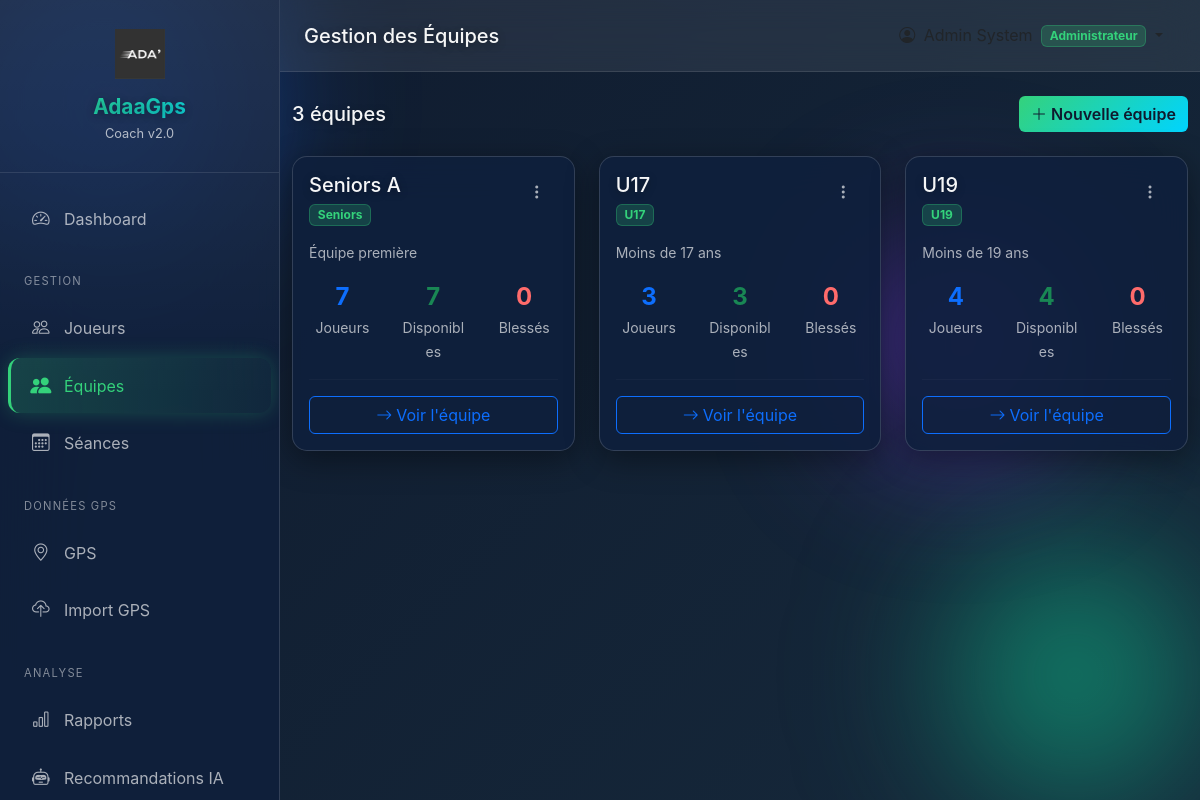
The page /teams/ (signed in) on the database its author committed.
### app/models.py (models this page shows, shortened)
class User(db.Model):
    __tablename__ = 'user'
    id = db.Column(db.Integer, primary_key=True)
    email = db.Column(db.String(120), unique=True, nullable=False)
    password_hash = db.Column(db.String(256), nullable=True)  # Nullable pour joueurs
    first_name = db.Column(db.String(50), nullable=False)
    last_name = db.Column(db.String(50), nullable=False)
    role = db.Column(db.String(30), nullable=False, default='coach')
    phone = db.Column(db.String(20))
    is_active = db.Column(db.Boolean, default=True)
    player_id = db.Column(db.Integer, db.ForeignKey('player.id'), nullable=True)
    created_at = db.Column(db.DateTime, default=datetime.utcnow)
    last_login = db.Column(db.DateTime)
    player = db.relationship('Player', backref='user_account', foreign_keys=[player_id])
    @property
    def is_authenticated(self):
        return True
    ROLES = {
        'admin': 'Administrateur',
        'coach': 'Entraîneur Principal',
        'assistant': 'Entraîneur Adjoint',
        'preparateur': 'Préparateur Physique',
        'medical': 'Staff Médical',
        'analyst': 'Analyste',
        'player': 'Joueur',
        'dirigeant': 'Dirigeant'
    }
    @property
    def full_name(self):
        return f"{self.first_name} {self.last_name}"
    @property
    def role_display(self):
        return self.ROLES.get(self.role, self.role)

class Team(db.Model):
    __tablename__ = 'team'
    id = db.Column(db.Integer, primary_key=True)
    name = db.Column(db.String(100), nullable=False, unique=True)
    description = db.Column(db.Text)
    category = db.Column(db.String(30))  # Seniors, U19, U17, etc.
    target_weekly_load = db.Column(db.Float, default=400)
    max_weekly_load = db.Column(db.Float, default=600)
    created_at = db.Column(db.DateTime, default=datetime.utcnow)
    updated_at = db.Column(db.DateTime, default=datetime.utcnow, onupdate=datetime.utcnow)
    players = db.relationship('Player', backref='team', lazy='dynamic')
    sessions = db.relationship('TrainingSession', backref='team', lazy='dynamic')
    @property
    def player_count(self):
        return self.players.count()
    @property
    def available_players(self):
        return self.players.filter_by(status='Disponible').count()
    @property
    def injured_players(self):
        return self.players.filter_by(status='Blessé').count()

### app/routes/teams.py (the view)
@teams_bp.route('/')
@login_required
def list_teams():
    teams = Team.query.order_by(Team.name).all()
    return render_template('coach/teams/list.html', teams=teams)

### app/templates/coach/teams/list.html (shortened to what this page needs)
{% extends "shared/base.html" %}
{% block page_title %}Gestion des Équipes{% endblock %}
{% block content %}
<div class="d-flex justify-content-between align-items-center mb-4">
    <h5 class="mb-0">{{ teams|length }} équipe{% if teams|length > 1 %}s{% endif %}</h5>
    <a href="{{ url_for('teams.add_team') }}" class="btn btn-primary">
        <i class="bi bi-plus-lg me-1"></i>Nouvelle équipe
    </a>
</div>
<div class="row g-4">
    {% for team in teams %}
    <div class="col-md-4">
        <div class="card h-100">
            <div class="card-body">
                <div class="d-flex justify-content-between align-items-start mb-3">
                    <div>
                        <h5 class="mb-1">{{ team.name }}</h5>
                        <span class="badge bg-secondary">{{ team.category or 'Autre' }}</span>
                    </div>
                    <div class="dropdown">
                        <button class="btn btn-link text-muted" data-bs-toggle="dropdown">
                            <i class="bi bi-three-dots-vertical"></i>
                        </button>
                    </div>
                </div>
                {% if team.description %}
                <p class="text-muted small mb-3">{{ team.description[:100] }}{% if team.description|length > 100 %}...{% endif %}</p>
                {% endif %}
                <div class="row text-center">
                    <div class="col-4">
                        <div class="fs-4 fw-bold text-primary">{{ team.player_count }}</div>
                        <small class="text-muted">Joueurs</small>
                    </div>
                    <div class="col-4">
                        <div class="fs-4 fw-bold text-success">{{ team.available_players }}</div>
                        <small class="text-muted">Disponibles</small>
                    </div>
                    <div class="col-4">
                        <div class="fs-4 fw-bold text-danger">{{ team.injured_players }}</div>
                        <small class="text-muted">Blessés</small>
                    </div>
                </div>
                <hr>
                <a href="{{ url_for('teams.view_team', id=team.id) }}" class="btn btn-outline-primary w-100">
                    <i class="bi bi-arrow-right me-1"></i>Voir l'équipe
                </a>
            </div>
        </div>
    </div>
    {% endfor %}
</div>
{% endblock %}

### app/templates/shared/base.html (shortened to what this page needs)
<!DOCTYPE html>
<html lang="fr">
<head>
    <link href="https://cdn.jsdelivr.net/npm/bootstrap@5.3.2/dist/css/bootstrap.min.css" rel="stylesheet">
    <link href="https://cdn.jsdelivr.net/npm/bootstrap-icons@1.11.1/font/bootstrap-icons.css" rel="stylesheet">
</head>
<body>
    <div class="orb orb-1"></div>
    <div class="orb orb-2"></div>
    {% if current_user.is_authenticated %}
    <aside class="sidebar" id="sidebar">
        <div class="sidebar-brand">
            <img src="{{ url_for('static', filename='img/logo.png') }}"
                 alt="AdaaGps Logo"
                 style="width: 50px; height: 50px; object-fit: contain; margin-bottom: 1rem; display: block; margin-left: auto; margin-right: auto;">
            <h4 style="text-align: center;">AdaaGps</h4>
            <small style="text-align: center; display: block;">Coach v2.0</small>
        </div>
        <nav class="sidebar-nav">
            {% if current_user.role == 'player' %}
            <a class="nav-link {% if request.endpoint == 'player_portal.dashboard' %}active{% endif %}"
               href="{{ url_for('player_portal.dashboard') }}">
                <i class="bi bi-speedometer2"></i> Mon Dashboard
            </a>
            <a class="nav-link {% if request.endpoint == 'player_portal.schedule' %}active{% endif %}"
               href="{{ url_for('player_portal.schedule') }}">
                <i class="bi bi-calendar-week"></i> Mon Planning
            </a>
            <a class="nav-link {% if request.endpoint == 'player_portal.performances' %}active{% endif %}"
               href="{{ url_for('player_portal.performances') }}">
                <i class="bi bi-graph-up"></i> Mes Performances
            </a>
            <a class="nav-link {% if request.endpoint == 'player_portal.wellness' %}active{% endif %}"
               href="{{ url_for('player_portal.wellness') }}">
                <i class="bi bi-heart-pulse"></i> Mon Bien-être
            </a>
            <a class="nav-link {% if request.endpoint == 'player_portal.profile' %}active{% endif %}"
               href="{{ url_for('player_portal.profile') }}">
                <i class="bi bi-person"></i> Mon Profil
            </a>
            {% else %}
            <a class="nav-link {% if request.endpoint == 'dashboard.index' or request.endpoint == 'dashboard.coach' %}active{% endif %}"
               href="{{ url_for('dashboard.index') }}">
                <i class="bi bi-speedometer2"></i> Dashboard
            </a>
            <div class="sidebar-section">Gestion</div>
            <a class="nav-link {% if 'players' in request.endpoint %}active{% endif %}"
               href="{{ url_for('players.list_players') }}">
                <i class="bi bi-people"></i> Joueurs
            </a>
            <a class="nav-link {% if 'teams' in request.endpoint %}active{% endif %}"
               href="{{ url_for('teams.list_teams') }}">
                <i class="bi bi-people-fill"></i> Équipes
            </a>
            <a class="nav-link {% if 'sessions' in request.endpoint %}active{% endif %}"
               href="{{ url_for('sessions.calendar') }}">
                <i class="bi bi-calendar3"></i> Séances
            </a>
            <div class="sidebar-section">Données GPS</div>
            <a class="nav-link {% if request.endpoint == 'gps.index' %}active{% endif %}"
               href="{{ url_for('gps.index') }}">
                <i class="bi bi-geo-alt"></i> GPS
            </a>
            <a class="nav-link {% if request.endpoint == 'gps.upload' %}active{% endif %}"
               href="{{ url_for('gps.upload') }}">
                <i class="bi bi-cloud-upload"></i> Import GPS
            </a>
            {% if current_user.role in ['admin', 'preparateur'] %}
            <div class="sidebar-section">Analyse</div>
            <a class="nav-link" href="#">
                <i class="bi bi-bar-chart"></i> Rapports
            </a>
            <a class="nav-link" href="#">
                <i class="bi bi-robot"></i> Recommandations IA
            </a>
            {% endif %}
            {% endif %}
        </nav>
    </aside>
    <main class="main-content">
        <nav class="top-navbar">
            <div class="d-flex align-items-center">
                <h5 class="mb-0">{% block page_title %}Dashboard{% endblock %}</h5>
            </div>
            <div class="d-flex align-items-center">
                <div class="dropdown">
                    <button class="btn btn-link text-dark dropdown-toggle text-decoration-none"
                            data-bs-toggle="dropdown">
                        <i class="bi bi-person-circle me-1"></i>
                        <span class="badge bg-secondary ms-1">{{ current_user.role_display }}</span>
                    </button>
                </div>
            </div>
        </nav>
        <div class="container-fluid py-4">
            {% block content %}{% endblock %}
        </div>
    </main>
    {% else %}
    {% block public_content %}{% endblock %}
    {% endif %}
</body>
</html>

### app/templates/shared/base.html (style rules this page uses)
*, *::before, *::after { box-sizing: border-box; margin: 0; padding: 0; }
:root { --glass-bg: rgba(15, 32, 60, 0.8); --glass-border: rgba(255, 255, 255, 0.15); --accent: #34d27b; --accent-glow: rgba(52, 210, 123, 0.25); --text-primary: rgba(255, 255, 255, 0.96); --text-muted: rgba(255, 255, 255, 0.65); --sidebar-width: 280px; }
* { font-family: -apple-system, 'Helvetica Neue', 'Inter', sans-serif; }
body { background: linear-gradient(135deg, #0f1a2e 0%, #16293b 100%); color: var(--text-primary); min-height: 100vh; }
h1, h2, h3, h4, h5, h6 { color: var(--text-primary); text-shadow: 0 2px 8px rgba(0, 0, 0, 0.3); }
p, span, label, small, .form-label { color: var(--text-primary); }
.btn-primary { background: linear-gradient(135deg, var(--accent) 0%, #00d4ff 100%) !important; border: none !important; color: #0f1a2e !important; font-weight: 600 !important; }
hr { border-color: rgba(255, 255, 255, 0.1) !important; }
.text-muted { color: var(--text-muted) !important; }
.text-danger { color: #ff6b6b !important; }
.badge { background: rgba(52, 210, 123, 0.2) !important; color: var(--accent) !important; border: 1px solid rgba(52, 210, 123, 0.3) !important; }
.orb { position: fixed; border-radius: 50%; filter: blur(70px); pointer-events: none; z-index: 1; }
.orb-1 { width: 400px; height: 400px; background: radial-gradient(circle, #1a6aff 0%, transparent 70%); top: -100px; left: -100px; animation: drift1 20s ease-in-out infinite alternate; }
.orb-2 { width: 350px; height: 350px; background: radial-gradient(circle, #0ea87e 0%, transparent 70%); bottom: -50px; right: -50px; animation: drift2 24s ease-in-out infinite alternate; }
.sidebar { position: fixed; top: 0; left: 0; height: 100vh; width: var(--sidebar-width); background: var(--glass-bg); backdrop-filter: blur(40px); -webkit-backdrop-filter: blur(40px); border-right: 1px solid var(--glass-border); color: var(--text-primary); z-index: 1050; transition: transform 0.3s cubic-bezier(0.4, 0, 0.2, 1); overflow-y: auto; overflow-x: hidden; scrollbar-width: thin; scrollbar-color: rgba(255,255,255,0.2) transparent; }
.sidebar::before { content: ''; position: absolute; inset: 0; border-radius: 0; background: linear-gradient(180deg, rgba(255,255,255,0.08) 0%, transparent 50%); pointer-events: none; z-index: 1; }
.sidebar-brand { padding: 1.8rem 1.5rem; border-bottom: 1px solid rgba(255, 255, 255, 0.1); position: relative; z-index: 2; }
.sidebar-brand h4 { margin: 0; font-weight: 700; font-size: 1.3rem; background: linear-gradient(135deg, #34d27b 0%, #00d4ff 100%); -webkit-background-clip: text; -webkit-text-fill-color: transparent; background-clip: text; }
.sidebar-brand small { opacity: 0.7; font-size: 0.8rem; display: block; margin-top: 0.25rem; }
.sidebar-nav { padding: 1rem 0; position: relative; z-index: 2; }
.sidebar-nav .nav-link { color: var(--text-muted); padding: 0.9rem 1.5rem; display: flex; align-items: center; transition: all 0.25s cubic-bezier(0.4, 0, 0.2, 1); position: relative; margin: 0.15rem 0.5rem; border-radius: 12px; }
.sidebar-nav .nav-link i { margin-right: 0.9rem; font-size: 1.1rem; transition: all 0.25s ease; }
.sidebar-nav .nav-link.active { color: var(--accent); background: linear-gradient(90deg, rgba(52, 210, 123, 0.2) 0%, rgba(52, 210, 123, 0.05) 100%); border-left: 3px solid var(--accent); padding-left: calc(1.5rem - 3px); box-shadow: 0 0 20px var(--accent-glow); }
.sidebar-nav .nav-link.active i { transform: scale(1.2); }
.sidebar-section { padding: 1.2rem 1.5rem 0.5rem; font-size: 0.7rem; text-transform: uppercase; letter-spacing: 1.2px; opacity: 0.5; margin-top: 0.5rem; position: relative; z-index: 2; }
.main-content { margin-left: var(--sidebar-width); min-height: 100vh; position: relative; z-index: 10; }
.top-navbar { background: rgba(255, 255, 255, 0.08); backdrop-filter: blur(20px); -webkit-backdrop-filter: blur(20px); border-bottom: 1px solid rgba(255, 255, 255, 0.1); padding: 1rem 1.5rem; display: flex; justify-content: space-between; align-items: center; }
.card { border: 1px solid rgba(255, 255, 255, 0.15); background: rgba(15, 32, 60, 0.9); backdrop-filter: blur(20px); -webkit-backdrop-filter: blur(20px); border-radius: 15px; box-shadow: 0 8px 32px rgba(0, 0, 0, 0.4); color: var(--text-primary); }
.card-body { color: var(--text-primary); }

### rows shown on the page
User: role_display "Administrateur"
Team: name "Seniors A", category "Seniors", description "Équipe première", player_count "7", available_players "7", injured_players "0"
Team: name "U17", category "U17", description "Moins de 17 ans", player_count "3", available_players "3", injured_players "0"
Team: name "U19", category "U19", description "Moins de 19 ans", player_count "4", available_players "4", injured_players "0"

### other values the page prints
{{ teams|length }} "3"
